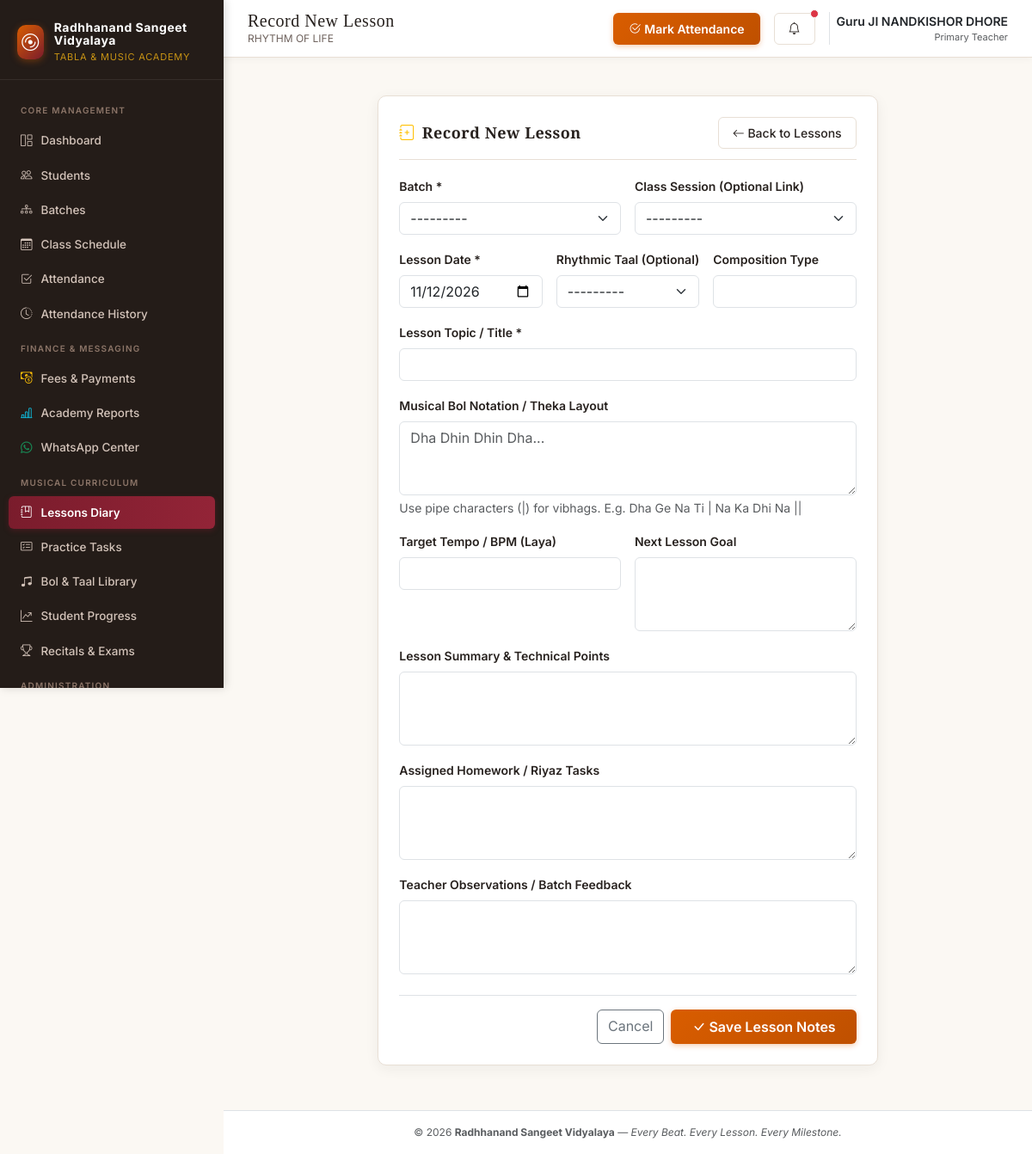
The page /lessons/add/ (signed in) on the database its author committed.
### academy/models.py (models this page shows, shortened)
class AcademySettings(models.Model):
    academy_name = models.CharField(max_length=200, default="Radhhanand Sangeet Vidyalaya")
    tagline = models.CharField(max_length=255, default="Every Beat. Every Lesson. Every Milestone.")
    teacher_name = models.CharField(max_length=150, default="Guru Ji")
    phone = models.CharField(max_length=25, blank=True, default="+91 98765 43210", help_text="Official academy contact phone")
    email = models.EmailField(blank=True, default="contact@radhhanand.org", help_text="Official academy email")
    address = models.TextField(blank=True, default="Radhhanand Sangeet Vidyalaya, India", help_text="Academy premises address")
    whatsapp_number = models.CharField(max_length=25, blank=True, default="+91 98765 43210", help_text="Official academy WhatsApp number")
    attendance_threshold = models.FloatField(
        default=75.0,
        help_text="Attendance percentage threshold below which alerts are flagged (e.g. 75%)"
    )
    consecutive_absence_threshold = models.PositiveIntegerField(
        default=3,
        help_text="Number of consecutive conducted sessions missed before an alert triggers"
    )
    currency_symbol = models.CharField(max_length=10, default="₹")
    date_format = models.CharField(max_length=30, default="YYYY-MM-DD")
    enable_fees = models.BooleanField(default=True, help_text="Enable or disable fee management module")
    enable_late_status = models.BooleanField(default=False, help_text="Enable 'Late' as an attendance status")
    default_class_duration = models.PositiveIntegerField(default=60, help_text="Default duration in minutes")
    updated_at = models.DateTimeField(auto_now=True)
    class Meta:
        verbose_name = "Academy Settings"
        verbose_name_plural = "Academy Settings"
    @classmethod
    def get_settings(cls):
        settings_obj = cls.objects.first()
        if not settings_obj:
            settings_obj = cls.objects.create(academy_name="Radhhanand Sangeet Vidyalaya")
        elif settings_obj.academy_name != "Radhhanand Sangeet Vidyalaya":
            settings_obj.academy_name = "Radhhanand Sangeet Vidyalaya"
            settings_obj.save(update_fields=['academy_name'])
        return settings_obj

### academy/views.py (the view)
# urls.py: path('lessons/add/', views.lesson_create, name='lesson_create'),
@login_required
def lesson_create(request):
    session_id = request.GET.get('session')
    batch_id = request.GET.get('batch')
    initial = {}
    if session_id:
        session = get_object_or_404(ClassSession, id=session_id)
        initial['session'] = session
        initial['batch'] = session.batch
        initial['date'] = session.date
        initial['topic'] = session.lesson_topic
    elif batch_id:
        batch = get_object_or_404(Batch, id=batch_id)
        initial['batch'] = batch
    if request.method == 'POST':
        form = LessonForm(request.POST)
        if form.is_valid():
            lesson = form.save()
            messages.success(request, f"Lesson entry created for {lesson.batch.name}.")
            return redirect('lesson_detail', lesson_id=lesson.id)
    else:
        form = LessonForm(initial=initial)
    return render(request, 'academy/lessons/lesson_form.html', {'form': form, 'title': 'Record New Lesson'})

### academy/forms.py
class LessonForm(BaseStyledModelForm):
    class Meta:
        model = Lesson
        fields = [
            'batch', 'session', 'date', 'topic', 'taal', 'composition_type',
            'bol_notation', 'tempo_bpm', 'summary', 'homework',
            'next_lesson_goal', 'teacher_feedback', 'notes'
        ]
        widgets = {
            'date': forms.DateInput(attrs={'type': 'date'}),
            'bol_notation': forms.Textarea(attrs={'class': 'form-control font-monospace', 'rows': 4, 'placeholder': 'Dha Dhin Dhin Dha...'}),
        }

### academy/context_processors.py (called while the page is built)
def academy_context(request):
    try:
        settings_obj = AcademySettings.get_settings()
        alert_count = AcademyAlert.objects.filter(is_dismissed=False).count() if request.user.is_authenticated else 0
    except Exception:
        settings_obj = None
        alert_count = 0
    return {
        'academy_settings': settings_obj,
        'unread_alerts_count': alert_count,
        'current_year': timezone.now().year,
    }

### academy/models.py (called while the page is built)
    def __str__(self):
        return f"{self.name} ({self.regular_day} {self.start_time.strftime('%H:%M')})"

    def __str__(self):
        return f"{self.batch.name} - {self.date} ({self.get_status_display()})"

    def __str__(self):
        return f"{self.name} ({self.matras} Matras)"

### academy/templates/academy/lessons/lesson_form.html (shortened to what this page needs)
{% extends 'academy/base.html' %}
{% block page_title %}{{ title }}{% endblock %}
{% block content %}
<div class="row justify-content-center">
    <div class="col-12 col-lg-8">
        <div class="taal-card">
            <div class="taal-card-header">
                <h3 class="taal-card-title"><i class="bi bi-journal-plus text-warning"></i> {{ title }}</h3>
                <a href="{% url 'lesson_list' %}" class="btn btn-sm btn-taal-outline"><i class="bi bi-arrow-left"></i> Back to Lessons</a>
            </div>
            <form method="POST" novalidate>
                <div class="row g-3 mb-3">
                    <div class="col-12 col-md-6">
                        <label class="form-label small fw-semibold">Batch *</label>
                        {{ form.batch }}
                    </div>
                    <div class="col-12 col-md-6">
                        <label class="form-label small fw-semibold">Class Session (Optional Link)</label>
                        {{ form.session }}
                    </div>
                </div>
                <div class="row g-3 mb-3">
                    <div class="col-12 col-md-4">
                        <label class="form-label small fw-semibold">Lesson Date *</label>
                        {{ form.date }}
                    </div>
                    <div class="col-12 col-md-4">
                        <label class="form-label small fw-semibold">Rhythmic Taal (Optional)</label>
                        {{ form.taal }}
                    </div>
                    <div class="col-12 col-md-4">
                        <label class="form-label small fw-semibold">Composition Type</label>
                        {{ form.composition_type }}
                    </div>
                </div>
                <div class="mb-3">
                    <label class="form-label small fw-semibold">Lesson Topic / Title *</label>
                    {{ form.topic }}
                </div>
                <div class="mb-3">
                    <label class="form-label small fw-semibold">Musical Bol Notation / Theka Layout</label>
                    {{ form.bol_notation }}
                    <small class="text-muted d-block mt-1">Use pipe characters (|) for vibhags. E.g. Dha Ge Na Ti | Na Ka Dhi Na ||</small>
                </div>
                <div class="row g-3 mb-3">
                    <div class="col-12 col-md-6">
                        <label class="form-label small fw-semibold">Target Tempo / BPM (Laya)</label>
                        {{ form.tempo_bpm }}
                    </div>
                    <div class="col-12 col-md-6">
                        <label class="form-label small fw-semibold">Next Lesson Goal</label>
                        {{ form.next_lesson_goal }}
                    </div>
                </div>
                <div class="mb-3">
                    <label class="form-label small fw-semibold">Lesson Summary & Technical Points</label>
                    {{ form.summary }}
                </div>
                <div class="mb-3">
                    <label class="form-label small fw-semibold">Assigned Homework / Riyaz Tasks</label>
                    {{ form.homework }}
                </div>
                <div class="mb-4">
                    <label class="form-label small fw-semibold">Teacher Observations / Batch Feedback</label>
                    {{ form.teacher_feedback }}
                </div>
                <div class="d-flex justify-content-end gap-2 pt-3 border-top">
                    <a href="{% url 'lesson_list' %}" class="btn btn-outline-secondary">Cancel</a>
                    <button type="submit" class="btn btn-taal-primary px-4"><i class="bi bi-check-lg"></i> Save Lesson Notes</button>
                </div>
            </form>
        </div>
    </div>
</div>
{% endblock %}

### academy/templates/academy/base.html (shortened to what this page needs)
{% load static %}
<!DOCTYPE html>
<html lang="en">
<head>
    <link href="https://cdn.jsdelivr.net/npm/bootstrap@5.3.3/dist/css/bootstrap.min.css" rel="stylesheet">
    <link rel="stylesheet" href="https://cdn.jsdelivr.net/npm/bootstrap-icons@1.11.3/font/bootstrap-icons.min.css">
    <link rel="stylesheet" href="{% static 'academy/css/taal.css' %}">
</head>
<body>
    <div class="app-container">
        {% if user.is_authenticated %}
        <aside class="app-sidebar no-print" id="appSidebar">
            <div class="sidebar-header d-flex justify-content-between align-items-center">
                <a href="{% url 'dashboard' %}" class="brand-badge text-decoration-none">
                    <div class="brand-icon">
                        <i class="bi bi-disc"></i>
                    </div>
                    <div>
                        <div class="brand-title" style="font-size: 14px; font-weight: 700; letter-spacing: 0.5px;">Radhhanand Sangeet Vidyalaya</div>
                        <div class="brand-subtitle" style="font-size: 11px; color: #C69214;">Tabla & Music Academy</div>
                    </div>
                </a>
            </div>
            <nav class="sidebar-nav">
                <div class="nav-section-title">Core Management</div>
                <a href="{% url 'dashboard' %}" class="nav-link-custom {% if request.resolver_match.url_name == 'dashboard' %}active{% endif %}">
                    <span class="nav-left"><i class="bi bi-grid-1x2"></i> Dashboard</span>
                </a>
                <a href="{% url 'student_list' %}" class="nav-link-custom {% if 'student' in request.resolver_match.url_name %}active{% endif %}">
                    <span class="nav-left"><i class="bi bi-people"></i> Students</span>
                </a>
                <a href="{% url 'batch_list' %}" class="nav-link-custom {% if 'batch' in request.resolver_match.url_name %}active{% endif %}">
                    <span class="nav-left"><i class="bi bi-diagram-3"></i> Batches</span>
                </a>
                <a href="{% url 'session_list' %}" class="nav-link-custom {% if 'session' in request.resolver_match.url_name %}active{% endif %}">
                    <span class="nav-left"><i class="bi bi-calendar3"></i> Class Schedule</span>
                </a>
                <a href="{% url 'attendance_hub' %}" class="nav-link-custom {% if request.resolver_match.url_name == 'attendance_hub' or request.resolver_match.url_name == 'attendance_mark' %}active{% endif %}">
                    <span class="nav-left"><i class="bi bi-check2-square"></i> Attendance</span>
                </a>
                <a href="{% url 'attendance_history' %}" class="nav-link-custom {% if request.resolver_match.url_name == 'attendance_history' or request.resolver_match.url_name == 'attendance_audit_list' %}active{% endif %}">
                    <span class="nav-left"><i class="bi bi-clock-history"></i> Attendance History</span>
                </a>
                <div class="nav-section-title">Finance & Messaging</div>
                <a href="{% url 'fee_dashboard' %}" class="nav-link-custom {% if 'fee' in request.resolver_match.url_name or 'payment' in request.resolver_match.url_name or 'receipt' in request.resolver_match.url_name %}active{% endif %}">
                    <span class="nav-left"><i class="bi bi-cash-coin text-warning"></i> Fees & Payments</span>
                </a>
                <a href="{% url 'attendance_reports' %}" class="nav-link-custom {% if 'report' in request.resolver_match.url_name %}active{% endif %}">
                    <span class="nav-left"><i class="bi bi-bar-chart-line text-info"></i> Academy Reports</span>
                </a>
                <a href="{% url 'whatsapp_hub' %}" class="nav-link-custom {% if 'whatsapp' in request.resolver_match.url_name %}active{% endif %}">
                    <span class="nav-left"><i class="bi bi-whatsapp text-success"></i> WhatsApp Center</span>
                </a>
                <div class="nav-section-title">Musical Curriculum</div>
                <a href="{% url 'lesson_list' %}" class="nav-link-custom {% if 'lesson' in request.resolver_match.url_name %}active{% endif %}">
                    <span class="nav-left"><i class="bi bi-journal-bookmark"></i> Lessons Diary</span>
                </a>
                <a href="{% url 'assignment_list' %}" class="nav-link-custom {% if 'assignment' in request.resolver_match.url_name %}active{% endif %}">
                    <span class="nav-left"><i class="bi bi-card-checklist"></i> Practice Tasks</span>
                </a>
                <a href="{% url 'taal_list' %}" class="nav-link-custom {% if 'library' in request.resolver_match.url_name or 'taal' in request.resolver_match.url_name or 'composition' in request.resolver_match.url_name %}active{% endif %}">
                    <span class="nav-left"><i class="bi bi-music-note-beamed"></i> Bol & Taal Library</span>
                </a>
                <a href="{% url 'progress_list' %}" class="nav-link-custom {% if 'progress' in request.resolver_match.url_name %}active{% endif %}">
                    <span class="nav-left"><i class="bi bi-graph-up-arrow"></i> Student Progress</span>
                </a>
                <a href="{% url 'performance_list' %}" class="nav-link-custom {% if 'performance' in request.resolver_match.url_name or 'exam' in request.resolver_match.url_name %}active{% endif %}">
                    <span class="nav-left"><i class="bi bi-trophy"></i> Recitals & Exams</span>
                </a>
                <div class="nav-section-title">Administration</div>
            </nav>
        </aside>
        {% endif %}
        <div class="app-main">
            {% if user.is_authenticated %}
            <header class="app-topbar no-print">
                <div class="d-flex align-items-center gap-3">
                    <div class="topbar-title-area">
                        <h2>{% block page_title %}{{ academy_settings.academy_name }}{% endblock %}</h2>
                        <p class="d-none d-sm-block">{{ academy_settings.tagline }}</p>
                    </div>
                </div>
                <div class="topbar-actions">
                    <a href="{% url 'attendance_hub' %}" class="btn btn-sm btn-taal-primary d-none d-sm-inline-flex align-items-center gap-1">
                        <i class="bi bi-check2-circle"></i> Mark Attendance
                    </a>
                    <a href="{% url 'alert_list' %}" class="btn btn-sm btn-taal-outline position-relative" aria-label="Alerts">
                        <i class="bi bi-bell"></i>
                        {% if unread_alerts_count > 0 %}
                        <span class="position-absolute top-0 start-100 translate-middle p-1 bg-danger border border-light rounded-circle"></span>
                        {% endif %}
                    </a>
                    <div class="d-flex align-items-center gap-2 ps-2 border-start">
                        <div class="text-end d-none d-md-block">
                            <div class="small fw-semibold text-dark">{{ academy_settings.teacher_name }}</div>
                            <div class="text-muted" style="font-size: 11px;">Primary Teacher</div>
                        </div>
                    </div>
                </div>
            </header>
            {% endif %}
            <div class="container-fluid px-3 px-sm-4 pt-3 no-print">
            </div>
            <main class="page-content">
                {% block content %}{% endblock %}
            </main>
            <footer class="text-center py-3 text-muted border-top bg-white mt-auto no-print" style="font-size: 12px;">
                <div class="container">
                    &copy; {{ current_year }} <strong>{{ academy_settings.academy_name }}</strong> &mdash; <em>Every Beat. Every Lesson. Every Milestone.</em>
                </div>
            </footer>
        </div>
    </div>
</body>
</html>

### rows shown on the page
AcademySettings: tagline "RHYTHM OF LIFE", teacher_name "Guru JI NANDKISHOR DHORE", academy_name "Radhhanand Sangeet Vidyalaya"

### other values the page prints
{{ title }} "Record New Lesson"
